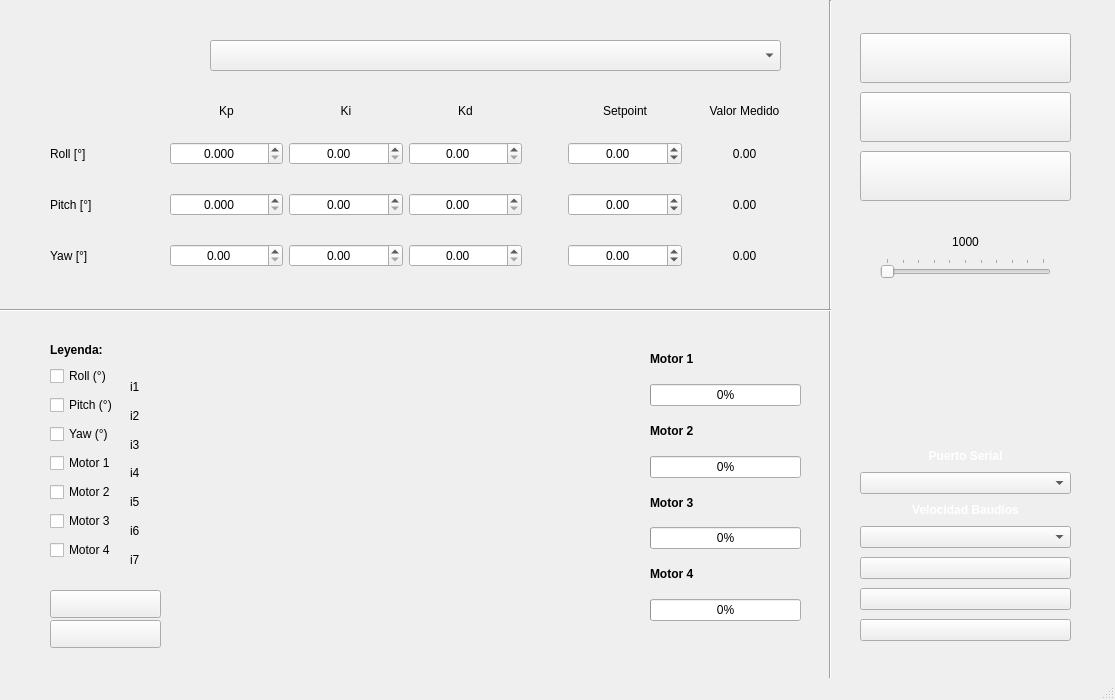
<?xml version="1.0" encoding="UTF-8"?>
<ui version="4.0">
 <class>MainWindow</class>
 <widget class="QMainWindow" name="MainWindow">
  <property name="enabled">
   <bool>true</bool>
  </property>
  <property name="geometry">
   <rect>
    <x>0</x>
    <y>0</y>
    <width>1115</width>
    <height>700</height>
   </rect>
  </property>
  <property name="sizePolicy">
   <sizepolicy hsizetype="Fixed" vsizetype="Fixed">
    <horstretch>0</horstretch>
    <verstretch>0</verstretch>
   </sizepolicy>
  </property>
  <property name="minimumSize">
   <size>
    <width>1115</width>
    <height>700</height>
   </size>
  </property>
  <property name="maximumSize">
   <size>
    <width>1115</width>
    <height>700</height>
   </size>
  </property>
  <property name="acceptDrops">
   <bool>true</bool>
  </property>
  <property name="windowTitle">
   <string>MainWindow</string>
  </property>
  <property name="whatsThis">
   <string extracomment="Acelerador"/>
  </property>
  <property name="accessibleName">
   <string extracomment="Acelerador"/>
  </property>
  <property name="accessibleDescription">
   <string extracomment="Acelerador"/>
  </property>
  <property name="styleSheet">
   <string notr="true"/>
  </property>
  <widget class="QWidget" name="centralwidget">
   <property name="styleSheet">
    <string notr="true">background-image: url(:/Fondo/FondoInterfazV2.png)</string>
   </property>
   <widget class="QWidget" name="gridLayoutWidget">
    <property name="geometry">
     <rect>
      <x>50</x>
      <y>120</y>
      <width>751</width>
      <height>171</height>
     </rect>
    </property>
    <layout class="QGridLayout" name="gridLayout" rowstretch="0,0,0,0">
     <item row="3" column="5">
      <spacer name="horizontalSpacer_3">
       <property name="orientation">
        <enum>Qt::Horizontal</enum>
       </property>
       <property name="sizeType">
        <enum>QSizePolicy::Fixed</enum>
       </property>
       <property name="sizeHint" stdset="0">
        <size>
         <width>20</width>
         <height>20</height>
        </size>
       </property>
      </spacer>
     </item>
     <item row="1" column="6">
      <widget class="QDoubleSpinBox" name="P_Set">
       <property name="alignment">
        <set>Qt::AlignCenter</set>
       </property>
       <property name="minimum">
        <double>-40.000000000000000</double>
       </property>
       <property name="maximum">
        <double>40.000000000000000</double>
       </property>
      </widget>
     </item>
     <item row="1" column="2">
      <widget class="QDoubleSpinBox" name="P_Kp">
       <property name="alignment">
        <set>Qt::AlignCenter</set>
       </property>
       <property name="decimals">
        <number>3</number>
       </property>
       <property name="maximum">
        <double>50.000000000000000</double>
       </property>
       <property name="singleStep">
        <double>0.001000000000000</double>
       </property>
      </widget>
     </item>
     <item row="0" column="5">
      <spacer name="horizontalSpacer">
       <property name="orientation">
        <enum>Qt::Horizontal</enum>
       </property>
       <property name="sizeType">
        <enum>QSizePolicy::Fixed</enum>
       </property>
       <property name="sizeHint" stdset="0">
        <size>
         <width>40</width>
         <height>20</height>
        </size>
       </property>
      </spacer>
     </item>
     <item row="0" column="7">
      <widget class="QLabel" name="Med_Roll">
       <property name="text">
        <string>0.00</string>
       </property>
       <property name="alignment">
        <set>Qt::AlignCenter</set>
       </property>
      </widget>
     </item>
     <item row="1" column="4">
      <widget class="QDoubleSpinBox" name="P_Kd">
       <property name="alignment">
        <set>Qt::AlignCenter</set>
       </property>
       <property name="maximum">
        <double>100.000000000000000</double>
       </property>
       <property name="singleStep">
        <double>0.100000000000000</double>
       </property>
      </widget>
     </item>
     <item row="3" column="6">
      <widget class="QDoubleSpinBox" name="Y_Set">
       <property name="alignment">
        <set>Qt::AlignCenter</set>
       </property>
       <property name="minimum">
        <double>-360.000000000000000</double>
       </property>
       <property name="maximum">
        <double>360.000000000000000</double>
       </property>
      </widget>
     </item>
     <item row="3" column="2">
      <widget class="QDoubleSpinBox" name="Y_Kp">
       <property name="alignment">
        <set>Qt::AlignCenter</set>
       </property>
       <property name="maximum">
        <double>50.000000000000000</double>
       </property>
       <property name="singleStep">
        <double>0.100000000000000</double>
       </property>
      </widget>
     </item>
     <item row="3" column="0">
      <widget class="QLabel" name="Yaw">
       <property name="text">
        <string>Yaw [°]</string>
       </property>
      </widget>
     </item>
     <item row="0" column="2">
      <widget class="QDoubleSpinBox" name="R_Kp">
       <property name="alignment">
        <set>Qt::AlignCenter</set>
       </property>
       <property name="decimals">
        <number>3</number>
       </property>
       <property name="maximum">
        <double>50.000000000000000</double>
       </property>
       <property name="singleStep">
        <double>0.001000000000000</double>
       </property>
      </widget>
     </item>
     <item row="3" column="3">
      <widget class="QDoubleSpinBox" name="Y_Ki">
       <property name="alignment">
        <set>Qt::AlignCenter</set>
       </property>
       <property name="maximum">
        <double>5.000000000000000</double>
       </property>
       <property name="singleStep">
        <double>0.010000000000000</double>
       </property>
      </widget>
     </item>
     <item row="0" column="3">
      <widget class="QDoubleSpinBox" name="R_Ki">
       <property name="alignment">
        <set>Qt::AlignCenter</set>
       </property>
       <property name="maximum">
        <double>5.000000000000000</double>
       </property>
       <property name="singleStep">
        <double>0.010000000000000</double>
       </property>
      </widget>
     </item>
     <item row="3" column="7">
      <widget class="QLabel" name="Med_Yaw">
       <property name="text">
        <string>0.00</string>
       </property>
       <property name="alignment">
        <set>Qt::AlignCenter</set>
       </property>
      </widget>
     </item>
     <item row="3" column="4">
      <widget class="QDoubleSpinBox" name="Y_Kd">
       <property name="alignment">
        <set>Qt::AlignCenter</set>
       </property>
       <property name="maximum">
        <double>50.000000000000000</double>
       </property>
       <property name="singleStep">
        <double>0.100000000000000</double>
       </property>
      </widget>
     </item>
     <item row="1" column="7">
      <widget class="QLabel" name="Med_Pitch">
       <property name="text">
        <string>0.00</string>
       </property>
       <property name="alignment">
        <set>Qt::AlignCenter</set>
       </property>
      </widget>
     </item>
     <item row="1" column="5">
      <spacer name="horizontalSpacer_2">
       <property name="orientation">
        <enum>Qt::Horizontal</enum>
       </property>
       <property name="sizeType">
        <enum>QSizePolicy::Fixed</enum>
       </property>
       <property name="sizeHint" stdset="0">
        <size>
         <width>20</width>
         <height>20</height>
        </size>
       </property>
      </spacer>
     </item>
     <item row="1" column="3">
      <widget class="QDoubleSpinBox" name="P_Ki">
       <property name="alignment">
        <set>Qt::AlignCenter</set>
       </property>
       <property name="maximum">
        <double>5.000000000000000</double>
       </property>
       <property name="singleStep">
        <double>0.010000000000000</double>
       </property>
      </widget>
     </item>
     <item row="0" column="4">
      <widget class="QDoubleSpinBox" name="R_Kd">
       <property name="alignment">
        <set>Qt::AlignCenter</set>
       </property>
       <property name="maximum">
        <double>100.000000000000000</double>
       </property>
       <property name="singleStep">
        <double>0.100000000000000</double>
       </property>
      </widget>
     </item>
     <item row="1" column="0">
      <widget class="QLabel" name="Pitch">
       <property name="text">
        <string>Pitch [°]</string>
       </property>
      </widget>
     </item>
     <item row="0" column="6">
      <widget class="QDoubleSpinBox" name="R_Set">
       <property name="alignment">
        <set>Qt::AlignCenter</set>
       </property>
       <property name="minimum">
        <double>-40.000000000000000</double>
       </property>
       <property name="maximum">
        <double>40.000000000000000</double>
       </property>
      </widget>
     </item>
     <item row="0" column="0">
      <widget class="QLabel" name="Roll">
       <property name="text">
        <string>Roll [°]</string>
       </property>
      </widget>
     </item>
    </layout>
   </widget>
   <widget class="QWidget" name="gridLayoutWidget_2">
    <property name="geometry">
     <rect>
      <x>50</x>
      <y>100</y>
      <width>751</width>
      <height>22</height>
     </rect>
    </property>
    <layout class="QGridLayout" name="gridLayout_3">
     <property name="verticalSpacing">
      <number>7</number>
     </property>
     <item row="0" column="6">
      <widget class="QLabel" name="Setpoint">
       <property name="text">
        <string>Setpoint</string>
       </property>
       <property name="alignment">
        <set>Qt::AlignCenter</set>
       </property>
      </widget>
     </item>
     <item row="0" column="2">
      <widget class="QLabel" name="Ki">
       <property name="text">
        <string>Ki</string>
       </property>
       <property name="alignment">
        <set>Qt::AlignCenter</set>
       </property>
      </widget>
     </item>
     <item row="0" column="7">
      <widget class="QLabel" name="Val_Med">
       <property name="text">
        <string>Valor Medido</string>
       </property>
       <property name="alignment">
        <set>Qt::AlignCenter</set>
       </property>
      </widget>
     </item>
     <item row="0" column="1">
      <widget class="QLabel" name="Kp">
       <property name="text">
        <string>Kp</string>
       </property>
       <property name="alignment">
        <set>Qt::AlignCenter</set>
       </property>
      </widget>
     </item>
     <item row="0" column="0">
      <widget class="QLabel" name="label_6">
       <property name="text">
        <string/>
       </property>
      </widget>
     </item>
     <item row="0" column="5">
      <spacer name="horizontalSpacer_5">
       <property name="orientation">
        <enum>Qt::Horizontal</enum>
       </property>
       <property name="sizeType">
        <enum>QSizePolicy::Fixed</enum>
       </property>
       <property name="sizeHint" stdset="0">
        <size>
         <width>40</width>
         <height>20</height>
        </size>
       </property>
      </spacer>
     </item>
     <item row="0" column="4">
      <widget class="QLabel" name="Kd">
       <property name="text">
        <string>Kd</string>
       </property>
       <property name="alignment">
        <set>Qt::AlignCenter</set>
       </property>
      </widget>
     </item>
    </layout>
   </widget>
   <widget class="QWidget" name="verticalLayoutWidget_2">
    <property name="geometry">
     <rect>
      <x>190</x>
      <y>340</y>
      <width>441</width>
      <height>311</height>
     </rect>
    </property>
    <layout class="QVBoxLayout" name="graph_layout"/>
   </widget>
   <widget class="QPushButton" name="Inicio">
    <property name="geometry">
     <rect>
      <x>50</x>
      <y>590</y>
      <width>111</width>
      <height>28</height>
     </rect>
    </property>
    <property name="text">
     <string/>
    </property>
   </widget>
   <widget class="QPushButton" name="Parar">
    <property name="geometry">
     <rect>
      <x>50</x>
      <y>620</y>
      <width>111</width>
      <height>28</height>
     </rect>
    </property>
    <property name="text">
     <string/>
    </property>
   </widget>
   <widget class="QWidget" name="gridLayoutWidget_3">
    <property name="geometry">
     <rect>
      <x>860</x>
      <y>30</y>
      <width>211</width>
      <height>621</height>
     </rect>
    </property>
    <layout class="QGridLayout" name="gridLayout_4" rowstretch="0,0,0,0,0,0,0,0,0,0,0,0,0,0,0,0">
     <item row="0" column="0">
      <widget class="QPushButton" name="Guardar">
       <property name="sizePolicy">
        <sizepolicy hsizetype="Minimum" vsizetype="Fixed">
         <horstretch>0</horstretch>
         <verstretch>0</verstretch>
        </sizepolicy>
       </property>
       <property name="minimumSize">
        <size>
         <width>0</width>
         <height>30</height>
        </size>
       </property>
       <property name="maximumSize">
        <size>
         <width>250</width>
         <height>50</height>
        </size>
       </property>
       <property name="sizeIncrement">
        <size>
         <width>0</width>
         <height>30</height>
        </size>
       </property>
       <property name="baseSize">
        <size>
         <width>0</width>
         <height>30</height>
        </size>
       </property>
       <property name="font">
        <font>
         <pointsize>10</pointsize>
        </font>
       </property>
       <property name="text">
        <string/>
       </property>
      </widget>
     </item>
     <item row="13" column="0">
      <widget class="QPushButton" name="Conectar">
       <property name="text">
        <string/>
       </property>
      </widget>
     </item>
     <item row="14" column="0">
      <widget class="QPushButton" name="Actualizar">
       <property name="text">
        <string/>
       </property>
      </widget>
     </item>
     <item row="11" column="0">
      <widget class="QLabel" name="label_23">
       <property name="sizePolicy">
        <sizepolicy hsizetype="Preferred" vsizetype="Fixed">
         <horstretch>0</horstretch>
         <verstretch>0</verstretch>
        </sizepolicy>
       </property>
       <property name="text">
        <string>&lt;html&gt;&lt;head/&gt;&lt;body&gt;&lt;p align=&quot;center&quot;&gt;&lt;span style=&quot; font-weight:600; color:#ffffff;&quot;&gt;Velocidad Baudios&lt;/span&gt;&lt;/p&gt;&lt;/body&gt;&lt;/html&gt;</string>
       </property>
      </widget>
     </item>
     <item row="10" column="0">
      <widget class="QComboBox" name="cb_list_ports">
       <property name="font">
        <font>
         <pointsize>8</pointsize>
        </font>
       </property>
      </widget>
     </item>
     <item row="3" column="0">
      <spacer name="verticalSpacer_2">
       <property name="orientation">
        <enum>Qt::Vertical</enum>
       </property>
       <property name="sizeType">
        <enum>QSizePolicy::Fixed</enum>
       </property>
       <property name="sizeHint" stdset="0">
        <size>
         <width>20</width>
         <height>25</height>
        </size>
       </property>
      </spacer>
     </item>
     <item row="9" column="0">
      <widget class="QLabel" name="label_21">
       <property name="sizePolicy">
        <sizepolicy hsizetype="Preferred" vsizetype="Fixed">
         <horstretch>0</horstretch>
         <verstretch>0</verstretch>
        </sizepolicy>
       </property>
       <property name="text">
        <string>&lt;html&gt;&lt;head/&gt;&lt;body&gt;&lt;p align=&quot;center&quot;&gt;&lt;span style=&quot; font-weight:600; color:#ffffff;&quot;&gt;Puerto Serial&lt;/span&gt;&lt;/p&gt;&lt;/body&gt;&lt;/html&gt;</string>
       </property>
      </widget>
     </item>
     <item row="12" column="0">
      <widget class="QComboBox" name="cb_list_baudrates">
       <property name="font">
        <font>
         <pointsize>8</pointsize>
         <stylestrategy>PreferDefault</stylestrategy>
        </font>
       </property>
      </widget>
     </item>
     <item row="2" column="0">
      <widget class="QPushButton" name="Calibrar">
       <property name="minimumSize">
        <size>
         <width>0</width>
         <height>30</height>
        </size>
       </property>
       <property name="maximumSize">
        <size>
         <width>250</width>
         <height>50</height>
        </size>
       </property>
       <property name="font">
        <font>
         <pointsize>10</pointsize>
        </font>
       </property>
       <property name="text">
        <string/>
       </property>
      </widget>
     </item>
     <item row="15" column="0">
      <widget class="QPushButton" name="Desconectar">
       <property name="text">
        <string/>
       </property>
      </widget>
     </item>
     <item row="4" column="0">
      <widget class="QLabel" name="val_Acc">
       <property name="sizePolicy">
        <sizepolicy hsizetype="Preferred" vsizetype="Fixed">
         <horstretch>0</horstretch>
         <verstretch>0</verstretch>
        </sizepolicy>
       </property>
       <property name="text">
        <string>&lt;html&gt;&lt;head/&gt;&lt;body&gt;&lt;p align=&quot;center&quot;&gt;1000&lt;/p&gt;&lt;/body&gt;&lt;/html&gt;</string>
       </property>
       <property name="alignment">
        <set>Qt::AlignLeading|Qt::AlignLeft|Qt::AlignVCenter</set>
       </property>
      </widget>
     </item>
     <item row="8" column="0">
      <spacer name="verticalSpacer">
       <property name="orientation">
        <enum>Qt::Vertical</enum>
       </property>
       <property name="sizeType">
        <enum>QSizePolicy::Fixed</enum>
       </property>
       <property name="sizeHint" stdset="0">
        <size>
         <width>20</width>
         <height>125</height>
        </size>
       </property>
      </spacer>
     </item>
     <item row="1" column="0">
      <widget class="QPushButton" name="Reset">
       <property name="minimumSize">
        <size>
         <width>0</width>
         <height>30</height>
        </size>
       </property>
       <property name="maximumSize">
        <size>
         <width>250</width>
         <height>50</height>
        </size>
       </property>
       <property name="font">
        <font>
         <pointsize>10</pointsize>
        </font>
       </property>
       <property name="text">
        <string/>
       </property>
      </widget>
     </item>
     <item row="5" column="0">
      <layout class="QHBoxLayout" name="horizontalLayout">
       <item>
        <spacer name="horizontalSpacer_4">
         <property name="orientation">
          <enum>Qt::Horizontal</enum>
         </property>
         <property name="sizeType">
          <enum>QSizePolicy::Fixed</enum>
         </property>
         <property name="sizeHint" stdset="0">
          <size>
           <width>20</width>
           <height>20</height>
          </size>
         </property>
        </spacer>
       </item>
       <item>
        <widget class="QSlider" name="Acelerador">
         <property name="font">
          <font>
           <weight>50</weight>
           <bold>false</bold>
          </font>
         </property>
         <property name="contextMenuPolicy">
          <enum>Qt::CustomContextMenu</enum>
         </property>
         <property name="acceptDrops">
          <bool>false</bool>
         </property>
         <property name="whatsThis">
          <string extracomment="Acelerador"/>
         </property>
         <property name="accessibleName">
          <string extracomment="Acelerador"/>
         </property>
         <property name="accessibleDescription">
          <string extracomment="Acelerador"/>
         </property>
         <property name="minimum">
          <number>1000</number>
         </property>
         <property name="maximum">
          <number>2000</number>
         </property>
         <property name="pageStep">
          <number>100</number>
         </property>
         <property name="orientation">
          <enum>Qt::Horizontal</enum>
         </property>
         <property name="invertedAppearance">
          <bool>false</bool>
         </property>
         <property name="invertedControls">
          <bool>false</bool>
         </property>
         <property name="tickPosition">
          <enum>QSlider::TicksAbove</enum>
         </property>
         <property name="tickInterval">
          <number>100</number>
         </property>
        </widget>
       </item>
       <item>
        <spacer name="horizontalSpacer_6">
         <property name="orientation">
          <enum>Qt::Horizontal</enum>
         </property>
         <property name="sizeType">
          <enum>QSizePolicy::Fixed</enum>
         </property>
         <property name="sizeHint" stdset="0">
          <size>
           <width>20</width>
           <height>20</height>
          </size>
         </property>
        </spacer>
       </item>
      </layout>
     </item>
     <item row="6" column="0">
      <widget class="QLabel" name="label_17">
       <property name="sizePolicy">
        <sizepolicy hsizetype="Expanding" vsizetype="Fixed">
         <horstretch>0</horstretch>
         <verstretch>0</verstretch>
        </sizepolicy>
       </property>
       <property name="text">
        <string>&lt;html&gt;&lt;head/&gt;&lt;body&gt;&lt;p align=&quot;center&quot;&gt;&lt;br/&gt;&lt;/p&gt;&lt;/body&gt;&lt;/html&gt;</string>
       </property>
      </widget>
     </item>
    </layout>
   </widget>
   <widget class="QWidget" name="verticalLayoutWidget">
    <property name="geometry">
     <rect>
      <x>650</x>
      <y>340</y>
      <width>151</width>
      <height>281</height>
     </rect>
    </property>
    <layout class="QVBoxLayout" name="verticalLayout">
     <item>
      <widget class="QLabel" name="label_16">
       <property name="font">
        <font>
         <weight>75</weight>
         <bold>true</bold>
        </font>
       </property>
       <property name="text">
        <string>Motor 1</string>
       </property>
      </widget>
     </item>
     <item>
      <widget class="QProgressBar" name="M1">
       <property name="minimum">
        <number>1000</number>
       </property>
       <property name="maximum">
        <number>2000</number>
       </property>
       <property name="value">
        <number>1000</number>
       </property>
      </widget>
     </item>
     <item>
      <widget class="QLabel" name="label_18">
       <property name="font">
        <font>
         <weight>75</weight>
         <bold>true</bold>
        </font>
       </property>
       <property name="text">
        <string>Motor 2</string>
       </property>
      </widget>
     </item>
     <item>
      <widget class="QProgressBar" name="M2">
       <property name="minimum">
        <number>1000</number>
       </property>
       <property name="maximum">
        <number>2000</number>
       </property>
       <property name="value">
        <number>1000</number>
       </property>
      </widget>
     </item>
     <item>
      <widget class="QLabel" name="label_19">
       <property name="font">
        <font>
         <weight>75</weight>
         <bold>true</bold>
        </font>
       </property>
       <property name="text">
        <string>Motor 3</string>
       </property>
      </widget>
     </item>
     <item>
      <widget class="QProgressBar" name="M3">
       <property name="minimum">
        <number>1000</number>
       </property>
       <property name="maximum">
        <number>2000</number>
       </property>
       <property name="value">
        <number>1000</number>
       </property>
      </widget>
     </item>
     <item>
      <widget class="QLabel" name="label_20">
       <property name="font">
        <font>
         <weight>75</weight>
         <bold>true</bold>
        </font>
       </property>
       <property name="text">
        <string>Motor 4</string>
       </property>
      </widget>
     </item>
     <item>
      <widget class="QProgressBar" name="M4">
       <property name="minimum">
        <number>1000</number>
       </property>
       <property name="maximum">
        <number>2000</number>
       </property>
       <property name="value">
        <number>1000</number>
       </property>
      </widget>
     </item>
    </layout>
   </widget>
   <widget class="QWidget" name="verticalLayoutWidget_3">
    <property name="geometry">
     <rect>
      <x>50</x>
      <y>340</y>
      <width>76</width>
      <height>231</height>
     </rect>
    </property>
    <layout class="QVBoxLayout" name="verticalLayout_2">
     <item>
      <widget class="QLabel" name="Leyenda">
       <property name="sizePolicy">
        <sizepolicy hsizetype="Expanding" vsizetype="Fixed">
         <horstretch>0</horstretch>
         <verstretch>0</verstretch>
        </sizepolicy>
       </property>
       <property name="text">
        <string>&lt;html&gt;&lt;head/&gt;&lt;body&gt;&lt;p&gt;&lt;span style=&quot; font-size:9pt; font-weight:600;&quot;&gt;Leyenda:&lt;/span&gt;&lt;/p&gt;&lt;/body&gt;&lt;/html&gt;</string>
       </property>
      </widget>
     </item>
     <item>
      <widget class="QCheckBox" name="R_Check">
       <property name="text">
        <string>Roll (°)</string>
       </property>
      </widget>
     </item>
     <item>
      <widget class="QCheckBox" name="P_Check">
       <property name="text">
        <string>Pitch (°)</string>
       </property>
      </widget>
     </item>
     <item>
      <widget class="QCheckBox" name="Y_Check">
       <property name="text">
        <string>Yaw (°)</string>
       </property>
      </widget>
     </item>
     <item>
      <widget class="QCheckBox" name="LC_Check_1">
       <property name="text">
        <string>Motor 1</string>
       </property>
      </widget>
     </item>
     <item>
      <widget class="QCheckBox" name="LC_Check_2">
       <property name="text">
        <string>Motor 2</string>
       </property>
      </widget>
     </item>
     <item>
      <widget class="QCheckBox" name="LC_Check_3">
       <property name="text">
        <string>Motor 3</string>
       </property>
      </widget>
     </item>
     <item>
      <widget class="QCheckBox" name="LC_Check_4">
       <property name="text">
        <string>Motor 4</string>
       </property>
      </widget>
     </item>
    </layout>
   </widget>
   <widget class="QComboBox" name="Control_Menu">
    <property name="geometry">
     <rect>
      <x>210</x>
      <y>40</y>
      <width>571</width>
      <height>31</height>
     </rect>
    </property>
    <property name="font">
     <font>
      <pointsize>10</pointsize>
      <weight>75</weight>
      <bold>true</bold>
     </font>
    </property>
    <property name="currentText">
     <string/>
    </property>
   </widget>
   <widget class="Line" name="line">
    <property name="geometry">
     <rect>
      <x>820</x>
      <y>0</y>
      <width>20</width>
      <height>701</height>
     </rect>
    </property>
    <property name="orientation">
     <enum>Qt::Vertical</enum>
    </property>
   </widget>
   <widget class="Line" name="line_2">
    <property name="geometry">
     <rect>
      <x>0</x>
      <y>300</y>
      <width>831</width>
      <height>20</height>
     </rect>
    </property>
    <property name="orientation">
     <enum>Qt::Horizontal</enum>
    </property>
   </widget>
   <widget class="QWidget" name="verticalLayoutWidget_4">
    <property name="geometry">
     <rect>
      <x>130</x>
      <y>340</y>
      <width>31</width>
      <height>231</height>
     </rect>
    </property>
    <layout class="QVBoxLayout" name="verticalLayout_3">
     <item>
      <spacer name="verticalSpacer_3">
       <property name="orientation">
        <enum>Qt::Vertical</enum>
       </property>
       <property name="sizeType">
        <enum>QSizePolicy::Fixed</enum>
       </property>
       <property name="sizeHint" stdset="0">
        <size>
         <width>20</width>
         <height>35</height>
        </size>
       </property>
      </spacer>
     </item>
     <item>
      <widget class="QLabel" name="Punto1">
       <property name="text">
        <string>i1</string>
       </property>
      </widget>
     </item>
     <item>
      <widget class="QLabel" name="Punto2">
       <property name="text">
        <string>i2</string>
       </property>
      </widget>
     </item>
     <item>
      <widget class="QLabel" name="Punto3">
       <property name="text">
        <string>i3</string>
       </property>
      </widget>
     </item>
     <item>
      <widget class="QLabel" name="Punto4">
       <property name="text">
        <string>i4</string>
       </property>
      </widget>
     </item>
     <item>
      <widget class="QLabel" name="Punto5">
       <property name="text">
        <string>i5</string>
       </property>
      </widget>
     </item>
     <item>
      <widget class="QLabel" name="Punto6">
       <property name="text">
        <string>i6</string>
       </property>
      </widget>
     </item>
     <item>
      <widget class="QLabel" name="Punto7">
       <property name="text">
        <string>i7</string>
       </property>
      </widget>
     </item>
    </layout>
   </widget>
   <widget class="QLabel" name="Fondo">
    <property name="geometry">
     <rect>
      <x>0</x>
      <y>0</y>
      <width>1115</width>
      <height>700</height>
     </rect>
    </property>
    <property name="text">
     <string/>
    </property>
   </widget>
   <zorder>Fondo</zorder>
   <zorder>gridLayoutWidget</zorder>
   <zorder>gridLayoutWidget_2</zorder>
   <zorder>verticalLayoutWidget_2</zorder>
   <zorder>Inicio</zorder>
   <zorder>Parar</zorder>
   <zorder>gridLayoutWidget_3</zorder>
   <zorder>verticalLayoutWidget</zorder>
   <zorder>verticalLayoutWidget_3</zorder>
   <zorder>Control_Menu</zorder>
   <zorder>line</zorder>
   <zorder>line_2</zorder>
   <zorder>verticalLayoutWidget_4</zorder>
  </widget>
  <widget class="QStatusBar" name="statusbar"/>
 </widget>
 <resources>
  <include location="InterfazRecursos.qrc"/>
 </resources>
 <connections/>
</ui>
